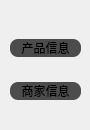
     <widget class="QWidget" name="page_5">
      <attribute name="icon">
       <iconset resource="../res/resources.qrc">
        <normaloff>:/qt 图标/更新图标/filer.png</normaloff>:/qt 图标/更新图标/filer.png</iconset>
      </attribute>
      <attribute name="label">
       <string> 信息查询</string>
      </attribute>
      <widget class="QWidget" name="verticalLayoutWidget_12">
       <property name="geometry">
        <rect>
         <x>10</x>
         <y>20</y>
         <width>71</width>
         <height>101</height>
        </rect>
       </property>
       <layout class="QVBoxLayout" name="verticalLayout_28">
        <item>
         <widget class="QPushButton" name="pushButton_89">
          <property name="styleSheet">
           <string notr="true">QPushButton{ 
background-color: rgb(76, 76, 76);
	font: 9pt &quot;微软雅黑&quot;;
border-radius: 8px;
border-style: outset;
}
QPushButton:hover{
background-color:rgb(117, 117, 117);
}
QPushButton:pressed{
background-color: rgb(35, 35, 35);
}
</string>
          </property>
          <property name="text">
           <string>产品信息</string>
          </property>
          <property name="flat">
           <bool>true</bool>
          </property>
         </widget>
        </item>
        <item>
         <widget class="QPushButton" name="pushButton_90">
          <property name="styleSheet">
           <string notr="true">QPushButton{ 
background-color: rgb(76, 76, 76);
	font: 9pt &quot;微软雅黑&quot;;
border-radius: 8px;
border-style: outset;
}
QPushButton:hover{
background-color:rgb(117, 117, 117);
}
QPushButton:pressed{
background-color: rgb(35, 35, 35);
}</string>
          </property>
          <property name="text">
           <string>商家信息</string>
          </property>
          <property name="flat">
           <bool>true</bool>
          </property>
         </widget>
        </item>
       </layout>
      </widget>
     </widget>
